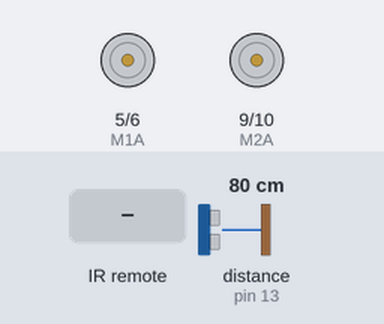
This sketch was run on a simulated Arduino Uno, built with avr-gcc and run on an emulated ATmega328P. Parts: motor-driver pin pairs drawn as motors (green arrow = first pin HIGH = forward, orange = second pin HIGH = backward, longer = more drive). Wiring (inferred from the names in the program): ultrasonic range finder: trigger pin 11; echo pin 13. Inputs (shaded band) come from the test bench; at power-on: distance to the obstacle (sensor on pin 13) 80 cm. The echo pulse lasts 58.3 µs per cm.

Above: at 1.2 s.
1.3 s: infrared code 0xFF38C7 received
At 2.5 s:
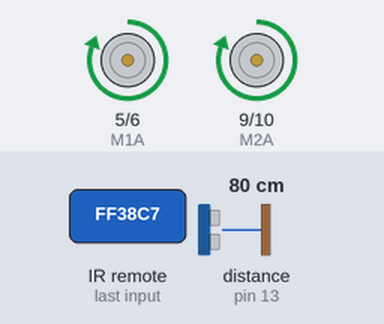
2.8 s: infrared code 0xFF4AB5 received
At 3.7 s:
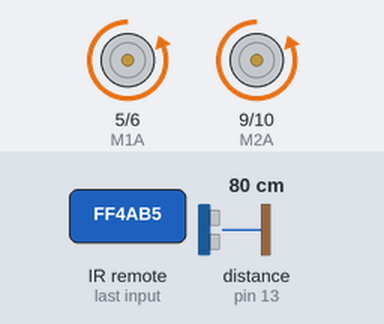
4.3 s: infrared code 0xFF42BD received
At 4.8 s:
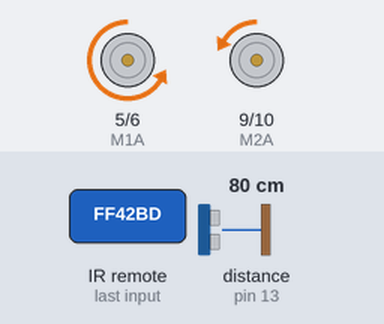
5.8 s: infrared code 0x1BC0157B received
At 7.0 s:
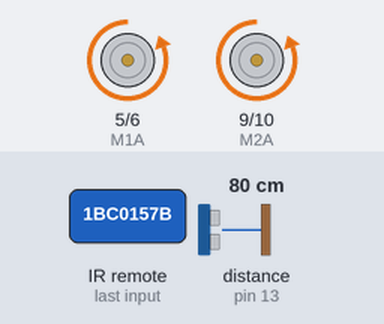
7.3 s: infrared code 0xFF52AD received
At 8.3 s:
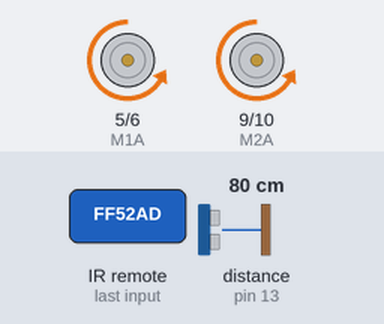
8.8 s: infrared code 0xFF22DD received
At 9.6 s:
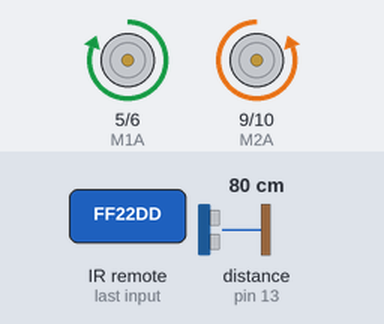
Timing chart, 0 to 11.3 s (numbered marks = the images above; inputs shaded):
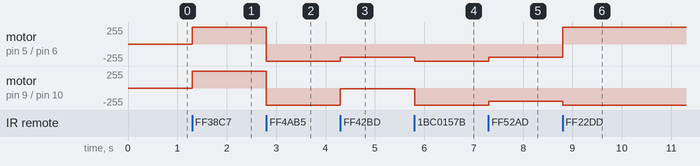

Measured:
- after the input at 1.3 s, motor on pin 5 (M1A) / pin 6 (M1B), motor on pin 9 (M2A) / pin 10 (M2B): stopped → forward 255/255 at once
- after the input at 2.8 s, motor on pin 5 (M1A) / pin 6 (M1B), motor on pin 9 (M2A) / pin 10 (M2B): forward 255/255 → backward 255/255 at once
- after the input at 4.3 s, motor on pin 5 (M1A) / pin 6 (M1B): backward 255/255 → backward 200/255 at once; motor on pin 9 (M2A) / pin 10 (M2B): backward 255/255 → backward 10/255 at once
- after the input at 5.8 s, motor on pin 5 (M1A) / pin 6 (M1B): backward 200/255 → backward 255/255 at once; motor on pin 9 (M2A) / pin 10 (M2B): backward 10/255 → backward 255/255 at once
- after the input at 7.3 s, motor on pin 5 (M1A) / pin 6 (M1B), motor on pin 9 (M2A) / pin 10 (M2B): backward 255/255 → backward 200/255 at once
- after the input at 8.8 s, motor on pin 5 (M1A) / pin 6 (M1B): backward 200/255 → forward 255/255 at once; motor on pin 9 (M2A) / pin 10 (M2B): backward 200/255 → backward 255/255 at once

The sketch:

proiect_final.ino
```cpp
#include "IRremote.h"
#define M1A 5
#define M1B 6
#define M2A 9
#define M2B 10
#define trigPin 11
#define echoPin 13

int rec = 3;
int speedM1 = 255, speedM2 = 255;
IRrecv irrecv(rec); // create instance of 'irrecv'
decode_results results; // create instance of 'decode_results'

void fw();
void bw();
void left();
void right();
void stop();
bool goesFW = true;
void setup()
{
  pinMode(trigPin, OUTPUT);
  pinMode(echoPin, INPUT);
  pinMode(rec, INPUT);
  pinMode(M1A, OUTPUT);
  pinMode(M1B, OUTPUT);
  pinMode(M2A, OUTPUT);
  pinMode(M2B, OUTPUT);
  Serial.begin(9600);
  irrecv.enableIRIn(); // Start the receiver
}

void loop()
{
  float duration, distance;
  digitalWrite(trigPin, LOW);
  delayMicroseconds(2);

  digitalWrite(trigPin, HIGH);
  delayMicroseconds(10);
  digitalWrite(trigPin, LOW);

  duration = pulseIn(echoPin, HIGH);
  distance = (duration / 2) * 0.0344;
  if (distance <= 5 && goesFW == true)
    stop();
  if (irrecv.decode( & results))
  {
    translateIR();
    irrecv.resume();
  }
}

void translateIR()
{
  switch (results.value)
  {
  case 0xFF38C7: //FW//
    {
      goesFW = true;
      speedM1 = 255;
      speedM2 = 255;
      fw(speedM1, speedM2);
      break;
    }
  case 0x488F3CBB: //FW//
    {
      goesFW = true;
      speedM1 = 255;
      speedM2 = 255;
      fw(speedM1, speedM2);
      break;
    }
  case 0xFF4AB5: //BW//
    {
      goesFW = false;
      speedM1 = 255;
      speedM2 = 255;
      bw(speedM1, speedM2);
      break;
    }
  case 0x1BC0157B: //BW//
    {
      goesFW = false;
      speedM1 = 255;
      speedM2 = 255;
      bw(speedM1, speedM2);
      break;
    }
  case 0xFF42BD: //LEFT//
    {
      speedM1 = 200;
      speedM2 = 10;

      if (goesFW == true)
      {
        fw(speedM1, speedM2);
        break;
      }
      else
      {
        bw(speedM1, speedM2);
        break;
      }
    }
  case 0x32C6FDF7: //LEFT//
    {
      speedM1 = 200;
      speedM2 = 10;

      if (goesFW == true)
      {
        fw(speedM1, speedM2);
        break;
      }
      else
      {
        bw(speedM1, speedM2);
        break;
      }
    }
  case 0xFF52AD: //RIGHT//
    {
      speedM2 = 200;
      speedM1 = 10;
      if (goesFW == true)
      {
        fw(speedM1, speedM2);
        break;
      }
      else
      {
        bw(speedM1, speedM2);
        break;
      }
    }
  case 0x3EC3FC1B: //RIGHT//
    {
      speedM2 = 200;
      speedM1 = 10;
      if (goesFW == true)
      {
        fw(speedM1, speedM2);
        break;
      }
      else
      {
        bw(speedM1, speedM2);
        break;
      }
    }
  case 0xFF22DD: //SPIN LEFT
    {
      spinLeft();
      break;
    }
  case 0x52A3D41F: //SPIN LEFT
    {
      spinLeft();
      break;
    }
  case 0xF02FD: //SPIN RIGHT
    {
      spinRight();
      break;
    }
  case 0xD7E84B1B: //SPIN RIGHT
    {
      spinRight();
      break;
    }
  default:
    stop();
  }
  delay(50);
}

void fw(int val1, int val2)
{
  analogWrite(M1A, val1);
  digitalWrite(M1B, 0);

  analogWrite(M2A, val2);
  digitalWrite(M2B, 0);
}

void bw(int val1, int val2)
{
  analogWrite(M1B, val1);
  digitalWrite(M1A, 0);

  analogWrite(M2B, val2);
  digitalWrite(M2A, 0);
}

void spinLeft()
{
  digitalWrite(M1A, 1);
  digitalWrite(M1B, 0);

  digitalWrite(M2A, 0);
  digitalWrite(M2B, 1);
}

void spinRight()
{
  digitalWrite(M1A, 0);
  digitalWrite(M1B, 1);

  digitalWrite(M2A, 1);
  digitalWrite(M2B, 0);
}

void stop()
{
  digitalWrite(M1A, LOW);
  digitalWrite(M1B, LOW);

  digitalWrite(M2A, LOW);
  digitalWrite(M2B, LOW);
}
```
